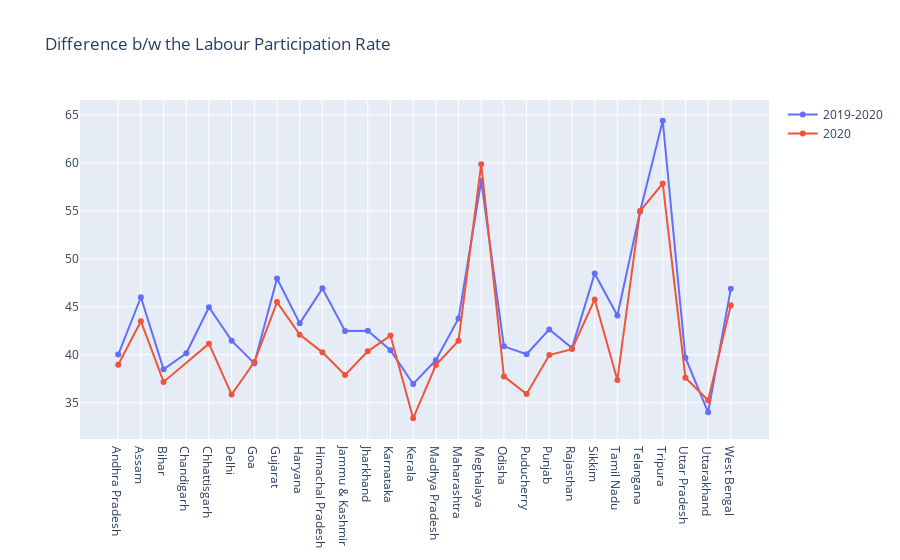

Notebook code cell kept with this figure:
### Code cell
# Variation in Labour Participation Rate

fig = go.Figure()
fig.add_trace(go.Scatter(x = state['Region'],y = state['Estimated Labour Participation Rate (%)'], mode = 'lines+markers', name = '2019-2020'))
fig.add_trace(go.Scatter(x = State['Region'],y = State['Estimated Labour Participation Rate (%)'], mode = 'lines+markers', name = '2020'))
fig.update_layout(title = 'Difference b/w the Labour Participation Rate')
fig.show()

### Figure 1 — Plotly figure (JSON) as saved in the notebook; plotly's stock layout.template omitted (floating-point values rounded to 4 significant figures)
{"data": [{"mode": "lines+markers", "name": "2019-2020", "type": "scatter", "x": ["Andhra Pradesh", "Assam", "Bihar", "Chandigarh", "Chhattisgarh", "Delhi", "Goa", "Gujarat", "Haryana", "Himachal Pradesh", "Jammu & Kashmir", "Jharkhand", "Karnataka", "Kerala", "Madhya Pradesh", "Maharashtra", "Meghalaya", "Odisha", "Puducherry", "Punjab", "Rajasthan", "Sikkim", "Tamil Nadu", "Telangana", "Tripura", "Uttar Pradesh", "Uttarakhand", "West Bengal"], "y": [40.03, 45.99, 38.48, 40.16, 44.95, 41.47, 39.11, 47.95, 43.28, 46.92, 42.48, 42.5, 40.48, 36.95, 39.44, 43.79, 58.12, 40.88, 40.06, 42.64, 40.71, 48.46, 44.1, 54.91, 64.39, 39.69, 34.01, 46.87]}, {"mode": "lines+markers", "name": "2020", "type": "scatter", "x": ["Andhra Pradesh", "Assam", "Bihar", "Chhattisgarh", "Delhi", "Goa", "Gujarat", "Haryana", "Himachal Pradesh", "Jammu & Kashmir", "Jharkhand", "Karnataka", "Kerala", "Madhya Pradesh", "Maharashtra", "Meghalaya", "Odisha", "Puducherry", "Punjab", "Rajasthan", "Sikkim", "Tamil Nadu", "Telangana", "Tripura", "Uttar Pradesh", "Uttarakhand", "West Bengal"], "y": [38.96, 43.5, 37.17, 41.16, 35.86, 39.24, 45.49, 42.1, 40.25, 37.89, 40.36, 42, 33.38, 38.93, 41.47, 59.86, 37.75, 35.92, 39.98, 40.59, 45.76, 37.38, 54.97, 57.85, 37.61, 35.26, 45.16]}], "layout": {"title": {"text": "Difference b/w the Labour Participation Rate"}}}
